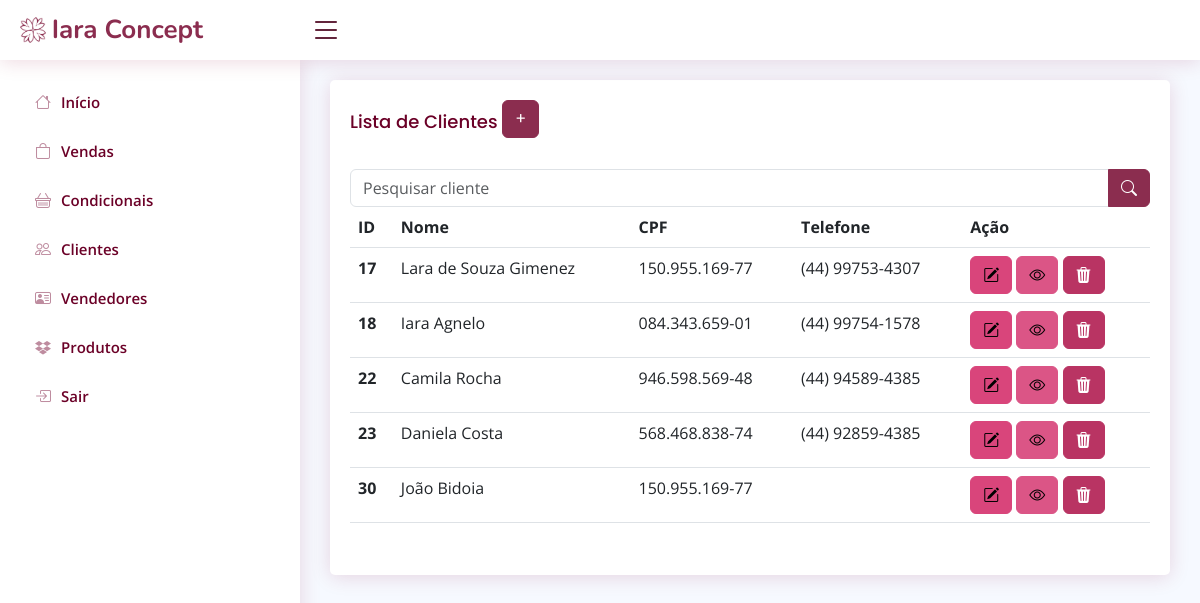
Screenshot of /listarCliente.php (signed in) with the database file from the repository.
### tables this page shows
CREATE TABLE `cliente` (
  `id` int(11) NOT NULL,
  `nome` varchar(100) NOT NULL,
  `cpf` varchar(15) NOT NULL,
  `telefone` varchar(15) DEFAULT NULL,
  `cidade` varchar(50) DEFAULT NULL,
  `estado` varchar(20) DEFAULT NULL,
  `endereco` varchar(50) DEFAULT NULL,
  `status` varchar(20) NOT NULL
);

### listarCliente.php (the view, shortened to what this page needs)
<!DOCTYPE html>
<?php
require_once("conexao.php");
$pesquisaCliente = "";
if (isset($_POST['pesquisar'])) {
  $pesquisaCliente = $_POST['cliente'];
  $V_WHERE = " AND nome LIKE '%$pesquisaCliente%'";
} else {
  $V_WHERE = "";
}
$sql = "SELECT * FROM cliente WHERE 1 = 1 $V_WHERE";
$resultado = mysqli_query($conexao, $sql);
require_once("cabecalho.php");
?>
<main id="main" class="main">
  <section class="section">
    <div class="card">
      <div class="card-body">
        <h5 class="card-title">Lista de Clientes
          <a href="cadastrarCliente.php"><button type="button" class="btn btn-primary mb-2">+
            </button></a>
        </h5>
        <div class="row">
                    <div class="mb-3">
                        <form method="post">
                            <div class="input-group">
                            <input type="text" class="form-control" id="cliente" name="cliente"
                            value="<?php echo $pesquisaCliente; ?>" placeholder="Pesquisar cliente">
                            <button name="pesquisar" stype="button" class="btn btn-primary"><i class="bi bi-search"></i></button>
                            </div>
                        </form>
        <table class="table">
          <thead>
            <tr>
              <th scope="col">ID</th>
              <th scope="col">Nome</th>
              <th scope="col">CPF</th>
              <th scope="col">Telefone</th>
              <th scope="col">Ação</th>
            </tr>
          </thead>
          <tbody>
            <?php while ($linha = mysqli_fetch_array($resultado)) { ?>
              <tr>
                <th>
                  <?= $linha['id'] ?>
                </th>
                <td>
                  <?= $linha['nome'] ?>
                </td>
                <td>
                  <?= $linha['cpf'] ?>
                </td>
                <td>
                  <?= $linha['telefone'] ?>
                </td>
                <td><a href="alterarCliente.php?id=<?= $linha['id'] ?>" class="btn btn-warning"><i
                      class="bi bi-pencil-square"></i></a>
                  <a onclick="openModal(<?= $linha['id'] ?>)" data-bs-toggle="modal"
                  data-bs-target="#exampleModal" name="info" class="btn btn-info">
                  <i class="bi bi-eye"></i></a>
                  <a href="listarCliente.php? id=<?= $linha['id'] ?>" class="btn btn-danger"
                    onclick="return confirm('Deseja excluir mesmo?')">
                    <i class="bi bi-trash3-fill"></i>
                  </a>
                </td>
              </tr>
            <?php } ?>
          </tbody>
        </table>
      </div>
    </div>
  </section>
</main>
</body>
</html>

### assets/css/style.css (style rules this page uses)
:root { scroll-behavior: smooth; }
body { font-family: "Open Sans", sans-serif; background: #f6f9ff; color: #444444; }
a { color: #4154f1; text-decoration: none; }
h1, h2, h3, h4, h5, h6 { font-family: "Nunito", sans-serif; }
#main { margin-top: 60px; padding: 20px 30px; transition: all 0.3s; }
.card { margin-bottom: 30px; border: none; border-radius: 5px; box-shadow: 0px 2px 20px #92003627; }
.card-title { padding: 20px 0 15px 0; font-size: 18px; font-weight: 500; color: #6b0027; font-family: "Poppins", sans-serif; }
.card-body { padding: 0 20px 20px 20px; }
@media (min-width: 1200px) { #main, #footer { margin-left: 300px; } }

### rows the page displays
cliente: id "17", nome "Lara de Souza Gimenez", cpf "150.955.169-77", telefone "(44) 99753-4307"
cliente: id "18", nome "Iara Agnelo", cpf "084.343.659-01", telefone "(44) 99754-1578"
cliente: id "22", nome "Camila Rocha", cpf "946.598.569-48", telefone "(44) 94589-4385"
cliente: id "23", nome "Daniela Costa", cpf "568.468.838-74", telefone "(44) 92859-4385"
cliente: id "30", nome "João Bidoia", cpf "150.955.169-77"
